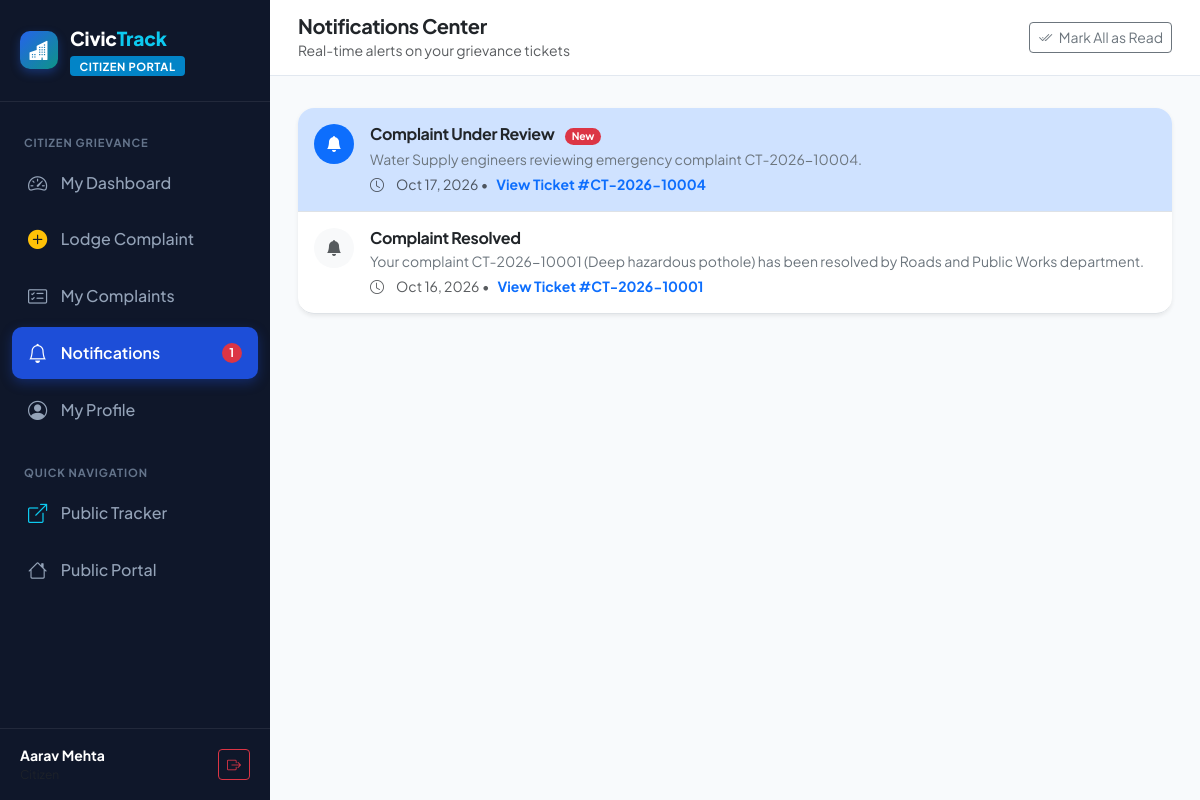
Screenshot of /citizen/notifications.php (signed in) with the database file from the repository.
### tables this page shows
CREATE TABLE `notifications` (
    `notification_id` INT AUTO_INCREMENT PRIMARY KEY,
    `user_id` INT NOT NULL,
    `complaint_id` INT NULL,
    `title` VARCHAR(150) NOT NULL,
    `message` TEXT NOT NULL,
    `is_read` TINYINT(1) DEFAULT 0,
    `created_at` TIMESTAMP DEFAULT CURRENT_TIMESTAMP,
    FOREIGN KEY (`user_id`) REFERENCES `users`(`user_id`) ON DELETE CASCADE,
    FOREIGN KEY (`complaint_id`) REFERENCES `complaints`(`complaint_id`) ON DELETE CASCADE,
    INDEX `idx_notif_user` (`user_id`, `is_read`)
);

CREATE TABLE `complaints` (
    `complaint_id` INT AUTO_INCREMENT PRIMARY KEY,
    `reference_number` VARCHAR(30) NOT NULL UNIQUE,
    `citizen_id` INT NOT NULL,
    `category_id` INT NOT NULL,
    `dept_id` INT NOT NULL,
    `title` VARCHAR(200) NOT NULL,
    `description` TEXT NOT NULL,
    `priority` ENUM('Low', 'Medium', 'High', 'Urgent') DEFAULT 'Medium',
    `image_url` VARCHAR(255) NULL,
    `latitude` DECIMAL(10, 8) NULL,
    `longitude` DECIMAL(11, 8) NULL,
    `address` TEXT NOT NULL,
    `ward` VARCHAR(60) NULL,
    `status` ENUM('Submitted', 'Under Review', 'Assigned', 'In Progress', 'Resolved', 'Closed', 'Reopened') DEFAULT 'Submitted',
    `assigned_officer_id` INT NULL,
    `sla_deadline` DATETIME NOT NULL,
    `created_at` TIMESTAMP DEFAULT CURRENT_TIMESTAMP,
    `updated_at` TIMESTAMP DEFAULT CURRENT_TIMESTAMP ON UPDATE CURRENT_TIMESTAMP,
    `resolved_at` DATETIME NULL,
    FOREIGN KEY (`citizen_id`) REFERENCES `users`(`user_id`) ON DELETE CASCADE,
    FOREIGN KEY (`category_id`) REFERENCES `complaint_categories`(`category_id`) ON DELETE RESTRICT,
    FOREIGN KEY (`dept_id`) REFERENCES `departments`(`dept_id`) ON DELETE RESTRICT,
    FOREIGN KEY (`assigned_officer_id`) REFERENCES `users`(`user_id`) ON DELETE SET NULL,
    INDEX `idx_comp_ref` (`reference_number`),
    INDEX `idx_comp_status` (`status`),
    INDEX `idx_comp_dept` (`dept_id`),
    INDEX `idx_comp_citizen` (`citizen_id`),
    INDEX `idx_comp_ward` (`ward`),
    INDEX `idx_comp_sla` (`sla_deadline`)
);

### includes/functions.php (called while the page is built, shortened)
<?php
function e($string): string {
    return htmlspecialchars((string)($string ?? ''), ENT_QUOTES, 'UTF-8');
}
function timeAgo(string $datetime): string {
    $time = strtotime($datetime);
    $diff = time() - $time;
    if ($diff < 60) {
        return 'just now';
    } elseif ($diff < 3600) {
        $mins = floor($diff / 60);
        return $mins . ' min' . ($mins > 1 ? 's' : '') . ' ago';
    } elseif ($diff < 86400) {
        $hours = floor($diff / 3600);
        return $hours . ' hr' . ($hours > 1 ? 's' : '') . ' ago';
    } elseif ($diff < 604800) {
        $days = floor($diff / 86400);
        return $days . ' day' . ($days > 1 ? 's' : '') . ' ago';
    } else {
        return date('M d, Y', $time);
    }
}

### citizen/notifications.php (the view, shortened to what this page needs)
<?php
require_once __DIR__ . '/../includes/functions.php';
$userId = getUserId();
$notifications = [];
try {
    $pdo = getDbConnection();
    $stmt = $pdo->prepare("
        SELECT n.*, c.reference_number
        FROM notifications n
        LEFT JOIN complaints c ON n.complaint_id = c.complaint_id
        WHERE n.user_id = ?
        ORDER BY n.created_at DESC
        LIMIT 50
    ");
    $stmt->execute([$userId]);
    $notifications = $stmt->fetchAll();
} catch (Exception $e) {
    $error = $e->getMessage();
}
require_once __DIR__ . '/../includes/header.php';
?>
<div class="dashboard-wrapper">
    <?php require_once __DIR__ . '/../includes/sidebar.php'; ?>
    <div class="dashboard-main">
        <header class="dashboard-topbar">
            <div class="d-flex align-items-center gap-3">
                <div>
                    <h5 class="fw-bold text-dark mb-0">Notifications Center</h5>
                    <small class="text-muted">Real-time alerts on your grievance tickets</small>
                </div>
            </div>
            <?php if (!empty($notifications)): ?>
                <form method="POST" action="notifications.php">
                    <button type="submit" class="btn btn-sm btn-outline-secondary">
                        <i class="bi bi-check2-all me-1"></i> Mark All as Read
                    </button>
                </form>
            <?php endif; ?>
        </header>
        <main class="dashboard-content">
            <div class="card border-0 shadow-sm rounded-4 bg-white">
                <div class="card-body p-0">
                    <?php if (!empty($notifications)): ?>
                        <div class="list-group list-group-flush rounded-4">
                            <?php foreach ($notifications as $n): ?>
                                <div class="list-group-item p-3 border-bottom <?= ($n['is_read'] == 0) ? 'bg-primary-subtle bg-opacity-10' : '' ?>" id="notif-item-<?= $n['notification_id'] ?>">
                                    <div class="d-flex justify-content-between align-items-start gap-2">
                                        <div class="d-flex gap-3">
                                            <div class="rounded-circle p-2 d-flex align-items-center justify-content-center <?= ($n['is_read'] == 0) ? 'bg-primary text-white' : 'bg-light text-muted' ?>" style="width:40px; height:40px; flex-shrink:0;">
                                                <i class="bi bi-bell-fill"></i>
                                            </div>
                                            <div>
                                                <h6 class="fw-bold text-dark mb-1">
                                                    <?= e($n['title']) ?>
                                                    <?php if ($n['is_read'] == 0): ?>
                                                        <span class="badge bg-danger rounded-pill ms-2" style="font-size:0.65rem;">New</span>
                                                    <?php endif; ?>
                                                </h6>
                                                <p class="text-secondary small mb-1"><?= e($n['message']) ?></p>
                                                <div class="small text-muted d-flex align-items-center gap-2">
                                                    <i class="bi bi-clock me-1"></i> <?= timeAgo($n['created_at']) ?>
                                                    <?php if (!empty($n['reference_number'])): ?>
                                                        &bull;
                                                        <a href="complaint-details.php?ref=<?= urlencode($n['reference_number']) ?>" class="fw-bold text-primary text-decoration-none">
                                                            View Ticket #<?= e($n['reference_number']) ?>
                                                        </a>
                                                    <?php endif; ?>
                                                </div>
                                            </div>
                                        </div>
                                    </div>
                                </div>
                            <?php endforeach; ?>
                        </div>
                    <?php endif; ?>
                </div>
            </div>
        </main>
    </div>
</div>
<?php require_once __DIR__ . '/../includes/footer.php'; ?>

### assets/css/style.css (style rules this page uses)
:root { --primary-color: #1d4ed8; --primary-dark: #1e3a8a; --primary-light: #3b82f6; --accent-teal: #0d9488; --accent-cyan: #06b6d4; --dark-navy: #0f172a; --slate-800: #1e293b; --slate-700: #334155; --slate-600: #475569; --slate-500: #64748b; --slate-200: #e2e8f0; --slate-100: #f1f5f9; --slate-50: #f8fafc; --success: #10b981; --warning: #f59e0b; --danger: #ef4444; --info: #0284c7; --card-shadow: 0 4px 6px -1px rgba(0, 0, 0, 0.07), 0 2px 4px -2px rgba(0, 0, 0, 0.05); --card-hover-shadow: 0 10px 15px -3px rgba(0, 0, 0, 0.1), 0 4px 6px -4px rgba(0, 0, 0, 0.05); --transition-fast: all 0.2s cubic-bezier(0.4, 0, 0.2, 1); }
body { font-family: 'Plus Jakarta Sans', 'Inter', -apple-system, BlinkMacSystemFont, "Segoe UI", Roboto, sans-serif; color: var(--slate-700); background-color: var(--slate-50); min-height: 100vh; display: flex; flex-direction: column; }
h1, h2, h3, h4, h5, h6 { color: var(--dark-navy); font-weight: 700; letter-spacing: -0.02em; }

### assets/css/dashboard.css (style rules this page uses)
.dashboard-wrapper { display: flex; min-height: 100vh; background-color: #f8fafc; }
.dashboard-main { flex-grow: 1; display: flex; flex-direction: column; min-width: 0; }
.dashboard-topbar { background: #ffffff; border-bottom: 1px solid #e2e8f0; padding: 0.85rem 1.75rem; display: flex; align-items: center; justify-content: space-between; position: sticky; top: 0; z-index: 99; }
.dashboard-content { padding: 2rem 1.75rem; flex-grow: 1; }

### rows the page displays
notifications: title "Complaint Under Review", is_read "New", message "Water Supply engineers reviewing emergency complaint CT-2026-10004.", created_at "Oct 17, 2026", complaint.reference_number "CT-2026-10004"
notifications: title "Complaint Resolved", message "Your complaint CT-2026-10001 (Deep hazardous pothole) has been resolved by Roads and Public Works department.", created_at "Oct 16, 2026", complaint.reference_number "CT-2026-10001"

### other values shown
$role "CITIZEN"
$unreadCount "1"
$userName "Aarav Mehta"
